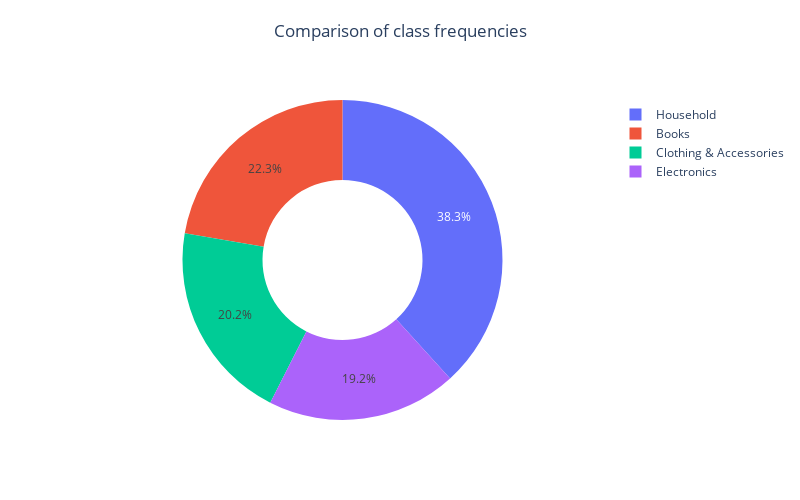

The cell this chart's notebook holds for it:
### Code cell
# Visualization of class frequencies
values = np.array([len(data_e), len(data_h), len(data_b), len(data_c)])
labels = ['Electronics', 'Household', 'Books', 'Clothing & Accessories']
fig = go.Figure(data = [go.Pie(values = values, labels = labels, hole = 0.5, textinfo = 'percent', title = " ")])
text_title = "Comparison of class frequencies"
fig.update_layout(height = 500, width = 800, showlegend = True, title = dict(text = text_title, x = 0.5, y = 0.95)) 
fig.show()

### Figure 1 — Plotly figure (JSON) as saved in the notebook; plotly's stock layout.template omitted (floating-point values rounded to 4 significant figures)
{"data": [{"hole": 0.5, "labels": ["Electronics", "Household", "Books", "Clothing & Accessories"], "textinfo": "percent", "title": {"text": " "}, "values": [5204, 10374, 6055, 5480], "type": "pie"}], "layout": {"title": {"text": "Comparison of class frequencies", "x": 0.5, "y": 0.95}, "height": 500, "width": 800, "showlegend": true}}
